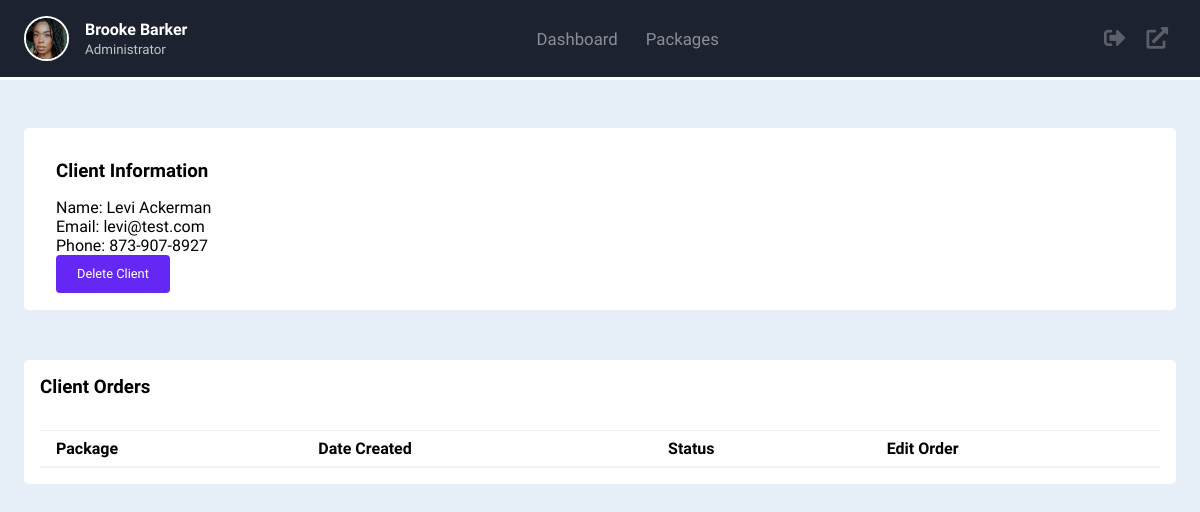
The page /client/5/ on the database as committed earlier.
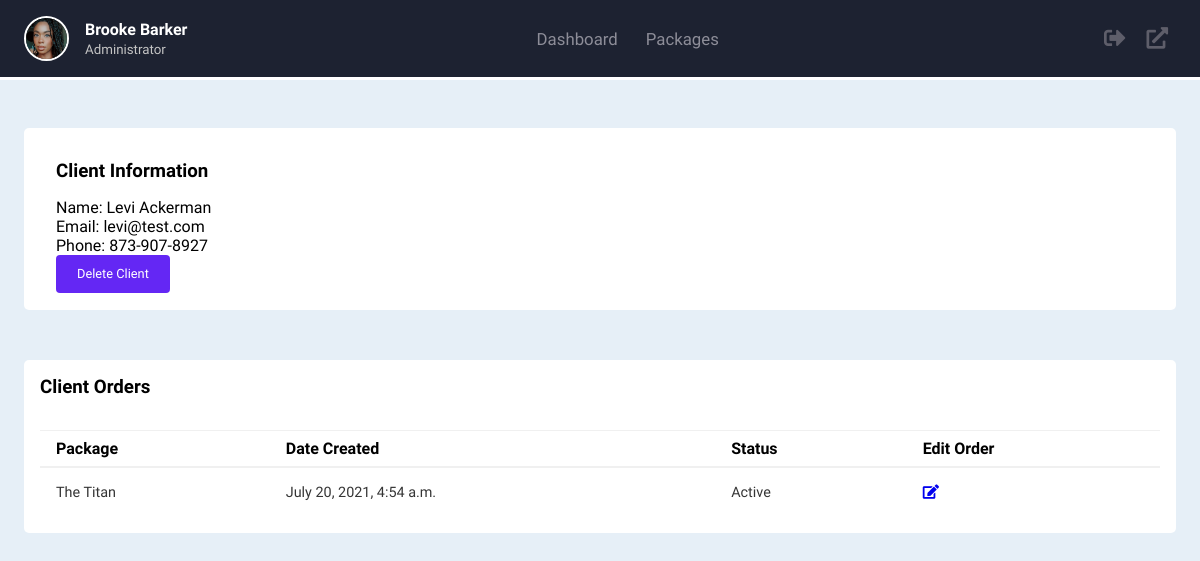
The same page on the database as committed later.
### accounts/models.py (models this page shows, shortened)
class Order(models.Model):
    STATUS = (
        ('Active', 'Active'),
        ('Inactive', 'Inactive'),
    )
    client = models.ForeignKey(Client, null=True, on_delete=models.SET_NULL)
    package = models.ForeignKey(Package, null=True, on_delete=models.SET_NULL)
    date_created = models.DateTimeField(auto_now_add=True, null=True)
    status = models.CharField(max_length=200, null=True, choices=STATUS)

class Package(models.Model):
    name = models.CharField(max_length=200, null=True)
    hourly_rate = models.FloatField(null=True)
    description = models.CharField(max_length=200, null=True)
    date_created = models.DateTimeField(auto_now_add=True, null=True)
    def __str__(self):
        return self.name

### accounts/views.py (the view)
# urls.py: path('client/<str:pk_test>/', views.client, name="client"),
def client(request, pk_test):
    client = Client.objects.get(id=pk_test)
    orders = client.order_set.all()
    context = {'client': client, 'orders': orders}
    return render(request,'accounts/client.html', context)

### accounts/templates/accounts/client.html (shortened to what this page needs)
{% extends 'accounts/main.html' %}
{% block content %}
{% include 'accounts/dashboard-navbar.html' %}
    <div class="main-content">
        <main>
            <div class="cards">
                <div class="card-single">
                    <div class="card-header">
                        <h3>Client Information</h3>
                    </div>
                    <div class="sub-card">
                        <span>Name: {{client.name}}</span>
                        <span>Email: {{client.email}}</span>
                        <span>Phone: {{client.phone}}</span>
                        <a class="add-new-order" href="{% url 'delete_client' client.id %}"><button>Delete Client</button></a>
                    </div>
                </div>
            </div>
            <div class="clients-wrapper">
                <div class="clients-header">
                    <h3>Client Orders</h3>
                </div>
                <div class="clients-body">
                    <div class="table-responsive">
                        <table width="100%">
                            <thead>
                                <tr>
                                    <th>Package</th>
                                    <th>Date Created</th>
                                    <th>Status</th>
                                    <th>Edit Order</th>
                                </tr>
                            </thead>
                            {% for order in orders %}
                                <tr>
                                    <td>{{order.package}}</td>
                                    <td>{{order.date_created}}</td>
                                    <td>{{order.status}}</td>
                                    <td><a href="{% url 'update_order' order.id %}"><i class="fas fa-edit"></i></a></td>
                                </tr>
                            {% endfor %}
                        </table>
                    </div>
                </div>
            </div>
        </main>
    </div>
{% endblock %}

Rows that differ between the two databases and show on the page:
added Order: package "The Titan", date_created "July 20, 2021, 4:54 a.m.", status "Active"
